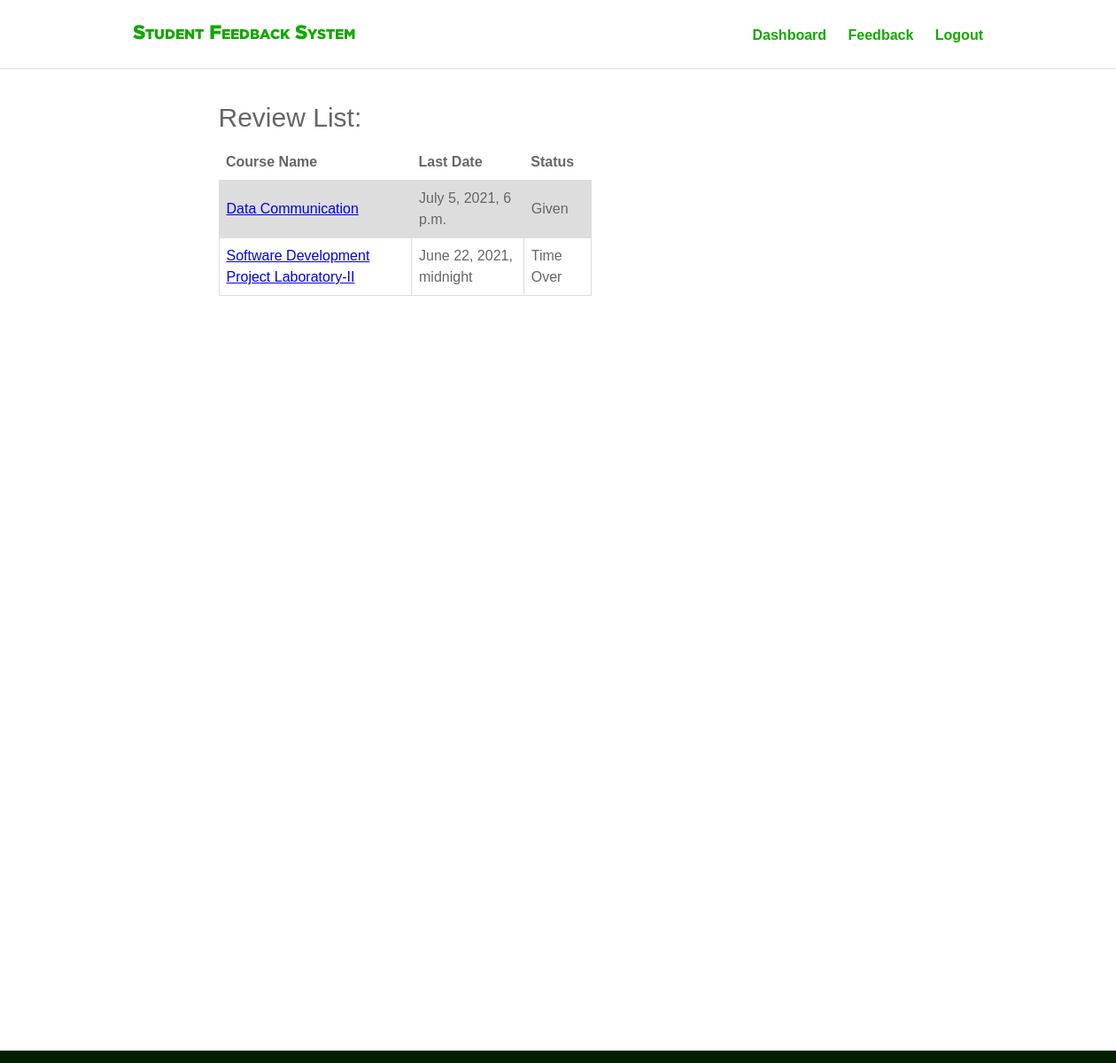
The app's page /feedback/ (signed in) with its own data.
### main/models.py (models this page shows, shortened)
class ReviewSet(models.Model):
    name = models.CharField(max_length=200, blank=True)
    semester = models.ForeignKey(Semester, default="", on_delete=models.CASCADE)
    teacher = models.ForeignKey(Teacher, default="", on_delete=models.CASCADE)
    dept = models.ForeignKey(Dept, default="", on_delete=models.CASCADE)
    subject = models.ForeignKey(Subject, default="", on_delete=models.CASCADE)
    question = models.ManyToManyField(Question)
    created = models.DateTimeField(default=datetime.now)
    endtime = models.DateTimeField( blank=True,null=True)
    stop = models.BooleanField(default=False)

class Subject(models.Model):
    name = models.CharField(max_length=250, blank=False)
    dept = models.ForeignKey(Dept, on_delete=models.CASCADE)
    subcode = models.CharField(max_length=50, unique=True)
    class Meta:
        ordering = ['subcode']
    def __str__(self):
        return self.name

### account/views.py (the view, shortened to what this page needs)
# urls.py: url(r'^feedback/$',views.feedback, name = "feedback"),
@login_required(login_url = '/login/')
def feedback(request):
    user = request.user
    students = StudentProfile.objects.filter(user=user)
    teachers = Teacher.objects.filter(user=user)
    if students:
        student = get_object_or_404(StudentProfile, user=user)
        subjects = SemesterSubject.objects.filter(semester=student.year_semester)
        reviews = ReviewSet.objects.filter(semester = student.year_semester, dept=student.dept)
        list = []
        for rev in reviews:
            now = datetime.utcnow().replace(tzinfo=utc)
            given = Review.objects.filter(reviewfor=rev, user=user)
            if given:
                list.append('Given')
            elif rev.endtime < now:
                list.append('Time Over')
            else:
                list.append('Not Given')
        reviewslist = zip(reviews, list)
        context = {
            'stuprofile' : student,
            'user' : user,
            'subjects' : subjects,
            'reviewslist' : reviewslist,
        }
        return render(request, 'feedback.html', context)
    elif user.is_staff:
        return render(request, 'admindashboard.html')
    else:
        return render(request, 'usernotgivenrole.html')

### templates/feedback.html
{% extends 'master.html' %}
{% load static %}
{% block body %}
{% include 'navbar.html' %}
<section id="hero_area">
    <div class="inner_hero container">
      <h4>Review List:</h4>
        <table>
            <tr>
                <th>Course Name</th>
                <th>Last Date</th>
                <th>Status</th>
            </tr>
            {% for i, status in reviewslist %}
            <tr>
                <td><a href="{% url 'submitanswer' pk=i.id %}"> {{ i.subject }}</a></td>
                <td>{{ i.endtime }}</td>
                <td>{{ status }}</td>
            </tr>
            {% endfor %}
        </table>
    </div>
</section>
{% endblock %}

### static/css/style.css (style rules this page uses)
html { position: relative; min-height: 100%; }
body { color: #666666; font-family: Georgia, sans-serif; font-size: 16px; line-height: 1.5em; margin: 0; margin-bottom: 170px; }
.container { margin: 0 auto; max-width: 960px; width: 96%; }
#hero_area { background: #fff; margin: 40px; padding: 0; }
.inner_hero { overflow: visible; display: block; width: 65%; }
.inner_hero h4 { color: #666666; font-size: 30px; line-height: 1em; font-weight: normal; margin-bottom: 15px; }
.inner_hero table { border-collapse: collapse; width: 55%; }
.inner_hero td, th { border: 1px solid #dddddd; text-align: left; padding: 8px; }
.inner_hero tr:nth-child(even) { background-color: #dddddd; }
.inner_feedback td, th { border: 1px solid #dddddd; text-align: left; padding: 8px; }
.inner_feedbackstatistics td, th { border: none; text-align: left; padding: 8px; }

### records on screen
ReviewSet: subject "Data Communication", endtime "July 5, 2021, 6 p.m.", status "Given"
ReviewSet: subject "Software Development Project Laboratory-II", endtime "June 22, 2021, midnight", status "Time Over"
